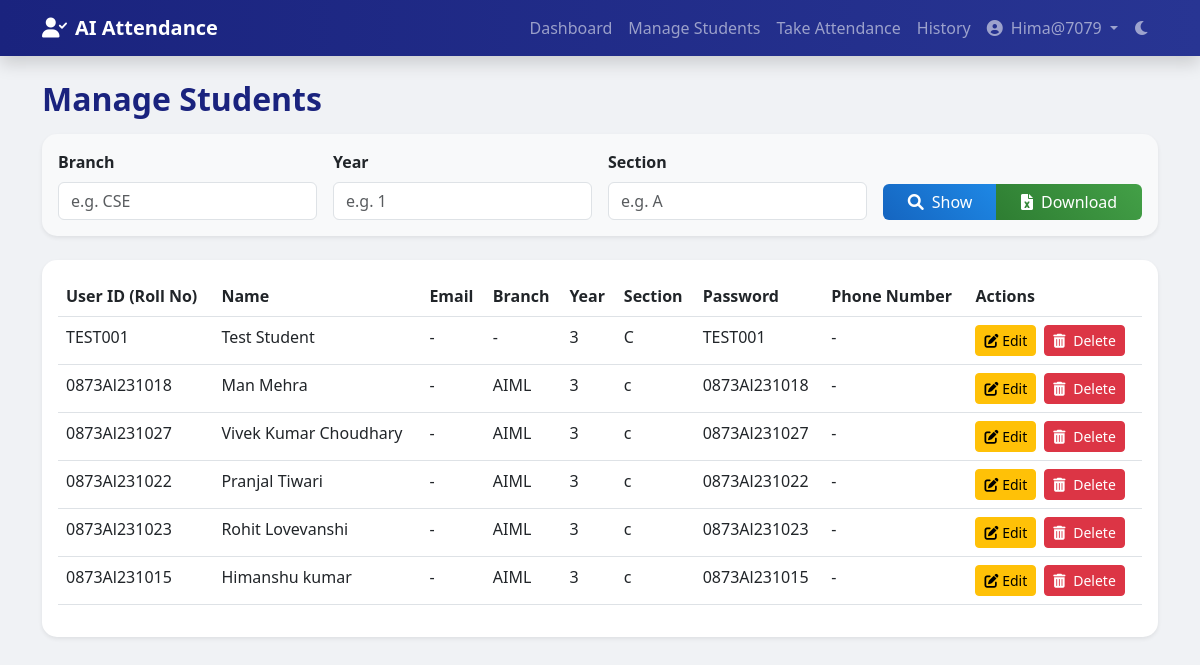
Screenshot of /core/manage_students/ (signed in) with the database file from the repository.
### core/models.py (models this page shows, shortened)
class Student(models.Model):
    user = models.OneToOneField(User, on_delete=models.CASCADE, null=True, blank=True)
    name = models.CharField(max_length=100)
    roll_number = models.CharField(max_length=20, unique=True)
    email = models.EmailField(max_length=100, null=True, blank=True)
    phone_number = models.CharField(max_length=15, null=True, blank=True)
    address = models.TextField(null=True, blank=True)
    date_of_birth = models.DateField(null=True, blank=True)
    department = models.CharField(max_length=100, null=True, blank=True)
    year = models.CharField(max_length=10, null=True, blank=True)
    section = models.CharField(max_length=10, null=True, blank=True)
    plain_password = models.CharField(max_length=128, null=True, blank=True)  # For display purposes only
    created_at = models.DateTimeField(auto_now_add=True)

### core/views.py (the view)
# urls.py: path('manage_students/', views.manage_students, name='manage_students'),
@user_passes_test(lambda u: u.is_superuser or u.is_staff)
def manage_students(request):
    branch = request.GET.get('branch')
    year = request.GET.get('year')
    section = request.GET.get('section')
    if branch and year and section:
         students = Student.objects.filter(
            department__icontains=branch,
            year__icontains=year,
            section__icontains=section
        ).order_by('roll_number')
    else:
        if request.user.is_superuser:
            students = Student.objects.all().order_by('-created_at') # Admin sees all
        else:
            students = Student.objects.none() # Teacher sees none
    assigned_subjects = None
    if not request.user.is_superuser and request.user.is_staff:
        assigned_subjects = TeacherSubject.objects.filter(teacher=request.user).values_list('subject', flat=True)
    for student in students:
        records = AttendanceRecord.objects.filter(student=student)
        if assigned_subjects is not None:
            records = records.filter(subject__in=assigned_subjects)
        total_classes = records.count()
        present_count = records.filter(status='Present').count()
        if total_classes > 0:
            percentage = round((present_count / total_classes) * 100, 1)
        else:
            percentage = 0
        student.attendance_percentage = percentage
        student.total_classes = total_classes
        student.present_count = present_count
    return render(request, 'manage_students.html', {'students': students})

### templates/manage_students.html (shortened to what this page needs)
{% extends 'base.html' %}
{% block content %}
<div class="row mb-4">
    <div class="col-md-12">
        <h2 class="header-title">
            {% if request.user.is_superuser %}Manage Students{% else %}Student Attendance{% endif %}
        </h2>
        <div class="card mt-3 shadow-sm border-0 bg-light">
            <div class="card-body">
                <form method="get" class="row g-3">
                    <div class="col-md-3">
                        <label for="branch" class="form-label fw-bold">Branch</label>
                        <input type="text" class="form-control" id="branch" name="branch" placeholder="e.g. CSE"
                            required value="{{ request.GET.branch|default:'' }}">
                    </div>
                    <div class="col-md-3">
                        <label for="year" class="form-label fw-bold">Year</label>
                        <input type="number" class="form-control" id="year" name="year" placeholder="e.g. 1" required
                            value="{{ request.GET.year|default:'' }}">
                    </div>
                    <div class="col-md-3">
                        <label for="section" class="form-label fw-bold">Section</label>
                        <input type="text" class="form-control" id="section" name="section" placeholder="e.g. A"
                            required value="{{ request.GET.section|default:'' }}">
                    </div>
                    <div class="col-md-3 d-flex align-items-end">
                        <div class="btn-group w-100" role="group">
                            <button type="submit" class="btn btn-primary">
                                <i class="fas fa-search me-2"></i>Show
                            </button>
                            <button type="submit" class="btn btn-success" formaction="{% url 'download_attendance' %}">
                                <i class="fas fa-file-excel me-2"></i>Download
                            </button>
                        </div>
                    </div>
                </form>
            </div>
        </div>
    </div>
</div>
{% if students or request.user.is_superuser %}
<div class="card shadow-sm">
    <div class="card-body">
        <div class="table-responsive">
            <table class="table table-hover">
                <thead>
                    <tr>
                        <th>User ID (Roll No)</th>
                        <th>Name</th>
                        {% if request.user.is_superuser %}
                        <th>Email</th>
                        <th>Branch</th>
                        <th>Year</th>
                        <th>Section</th>
                        <th>Password</th>
                        <th>Phone Number</th>
                        <th>Actions</th>
                        {% else %}
                        <th>Branch</th>
                        <th>Total Classes</th>
                        <th>Present</th>
                        <th>Attendance</th>
                        {% endif %}
                    </tr>
                </thead>
                <tbody>
                    {% for student in students %}
                    <tr>
                        <td>{{ student.roll_number }}</td>
                        <td>{{ student.name }}</td>
                        {% if request.user.is_superuser %}
                        <td>{{ student.email|default:"-" }}</td>
                        <td>{{ student.department|default:"-" }}</td>
                        <td>{{ student.year|default:"-" }}</td>
                        <td>{{ student.section|default:"-" }}</td>
                        <td>{{ student.plain_password|default:student.roll_number }}</td>
                        <td>{{ student.phone_number|default:"-" }}</td>
                        <td>
                            <a href="{% url 'edit_student' student.id %}" class="btn btn-warning btn-sm me-1">
                                <i class="fas fa-edit"></i> Edit
                            </a>
                            <form action="{% url 'delete_student' student.id %}" method="post" class="d-inline"
                                onsubmit="return confirm('Are you sure you want to delete this student? This action cannot be undone.');">
                                <button type="submit" class="btn btn-danger btn-sm">
                                    <i class="fas fa-trash-alt me-1"></i> Delete
                                </button>
                            </form>
                        </td>
                        {% endif %}
                    </tr>
                    {% empty %}
                    <tr>
                        <td colspan="{% if request.user.is_superuser %}9{% else %}4{% endif %}"
                            class="text-center text-muted">No students found.</td>
                    </tr>
                    {% endfor %}
                </tbody>
            </table>
        </div>
    </div>
</div>
{% elif not request.user.is_superuser %}
<div class="alert alert-info text-center mt-4">
    <i class="fas fa-info-circle me-2"></i> Please enter Branch, Year, and Section to view student attendance.
</div>
{% endif %}
{% endblock %}

### templates/base.html (shortened to what this page needs)
<!DOCTYPE html>
<html lang="en">
<head>
    <link href="https://cdn.jsdelivr.net/npm/bootstrap@5.3.0/dist/css/bootstrap.min.css" rel="stylesheet">
    <link rel="stylesheet" href="https://cdnjs.cloudflare.com/ajax/libs/font-awesome/6.0.0/css/all.min.css">
</head>
<body>
    <nav class="navbar navbar-expand-lg navbar-dark mb-4 shadow">
        <div class="container">
            <a class="navbar-brand fw-bold" href="{% url 'index' %}"><i class="fas fa-user-check me-2"></i>AI
                Attendance</a>
            <div class="collapse navbar-collapse" id="navbarNav">
                <ul class="navbar-nav ms-auto">
                    {% if user.is_authenticated %}
                    {% if user.is_staff %}
                    {% if user.is_superuser %}
                    <li class="nav-item"><a class="nav-link" href="{% url 'admin_dashboard' %}">Dashboard</a></li>
                    {% else %}
                    <li class="nav-item"><a class="nav-link" href="{% url 'teacher_dashboard' %}">Dashboard</a></li>
                    <li class="nav-item"><a class="nav-link" href="{% url 'profile' %}">Profile</a></li>
                    <li class="nav-item"><a class="nav-link" href="{% url 'manage_students' %}">Student Attendance</a>
                    </li>
                    {% endif %}
                    {% if user.is_superuser %}
                    <li class="nav-item"><a class="nav-link" href="{% url 'manage_students' %}">Manage Students</a></li>
                    {% endif %}
                    <li class="nav-item"><a class="nav-link" href="{% url 'upload_attendance' %}">Take Attendance</a>
                    </li>
                    <li class="nav-item"><a class="nav-link" href="{% url 'attendance_list' %}">History</a></li>
                    {% else %}
                    <li class="nav-item"><a class="nav-link" href="{% url 'student_dashboard' %}">Dashboard</a></li>
                    {% endif %}
                    <li class="nav-item dropdown">
                        <a class="nav-link dropdown-toggle" href="#" id="navbarDropdown" role="button"
                            data-bs-toggle="dropdown" aria-expanded="false">
                            <i class="fas fa-user-circle me-1"></i> {{ user.username }}
                        </a>
                    </li>
                    {% else %}
                    <li class="nav-item"><a class="nav-link" href="{% url 'login' %}"><i
                                class="fas fa-sign-in-alt me-1"></i> Login</a></li>
                    {% endif %}
                    <li class="nav-item">
                        <button class="btn nav-link" id="darkModeToggle" title="Toggle Dark Mode">
                            <i class="fas fa-moon"></i>
                        </button>
                    </li>
                </ul>
            </div>
        </div>
    </nav>
    <div class="container">
        {% block content %}{% endblock %}
    </div>
</body>
</html>

### templates/base.html (style rules this page uses)
body { background-color: #f0f2f5; font-family: 'Segoe UI', Tahoma, Geneva, Verdana, sans-serif; }
.navbar { background: linear-gradient(90deg, #1a237e, #283593); }
.card { border-radius: 15px; border: none; transition: transform 0.3s; }
.btn-primary { background: linear-gradient(45deg, #1565c0, #1e88e5); border: none; }
.btn-success { background: linear-gradient(45deg, #2e7d32, #43a047); border: none; }
.header-title { color: #1a237e; font-weight: bold; }

### rows the page displays
Student: roll_number "TEST001", name "Test Student", email "-", department "-", year "3", section "C", plain_password "TEST001", phone_number "-"
Student: roll_number "0873Al231018", name "Man Mehra", email "-", department "AIML", year "3", section "c", plain_password "0873Al231018", phone_number "-"
Student: roll_number "0873Al231027", name "Vivek Kumar Choudhary", email "-", department "AIML", year "3", section "c", plain_password "0873Al231027", phone_number "-"
Student: roll_number "0873Al231022", name "Pranjal Tiwari", email "-", department "AIML", year "3", section "c", plain_password "0873Al231022", phone_number "-"
Student: roll_number "0873Al231023", name "Rohit Lovevanshi", email "-", department "AIML", year "3", section "c", plain_password "0873Al231023", phone_number "-"
Student: roll_number "0873Al231015", name "Himanshu kumar", email "-", department "AIML", year "3", section "c", plain_password "0873Al231015", phone_number "-"

### other values shown
{{ user.username }} "Hima@7079"
